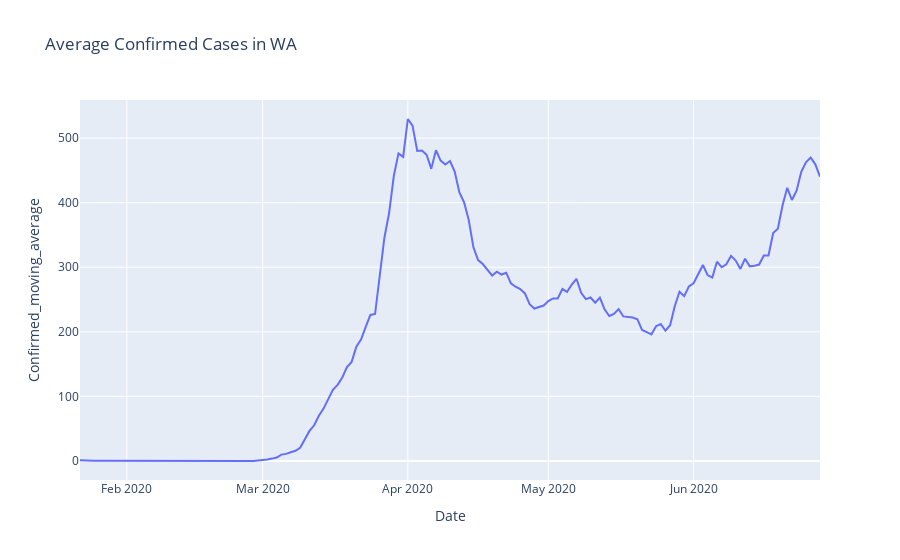

Write notebook code for a chart like this one.
### Code cell
import plotly.express as px

fig = px.line(confirmed_and_deaths_states.loc[confirmed_and_deaths_states['State'] == 'Washington'], x="Date", y="Confirmed_moving_average", title='Average Confirmed Cases in WA')
fig.show()

### Figure 1 — Plotly figure (JSON) as saved in the notebook; plotly's stock layout.template omitted (floating-point values rounded to 4 significant figures; data arrays with more than 128 entries replaced by an {"elided": "..."} marker saying what was removed)
{"data": [{"hovertemplate": "Date=%{x}<br>Confirmed_moving_average=%{y}<extra></extra>", "legendgroup": "", "line": {"color": "#636efa", "dash": "solid"}, "mode": "lines", "name": "", "showlegend": false, "type": "scatter", "x": {"elided": "159 str values"}, "xaxis": "x", "y": {"elided": "159 float values"}, "yaxis": "y"}], "layout": {"legend": {"tracegroupgap": 0}, "title": {"text": "Average Confirmed Cases in WA"}, "xaxis": {"anchor": "y", "domain": [0, 1], "title": {"text": "Date"}}, "yaxis": {"anchor": "x", "domain": [0, 1], "title": {"text": "Confirmed_moving_average"}}}}
